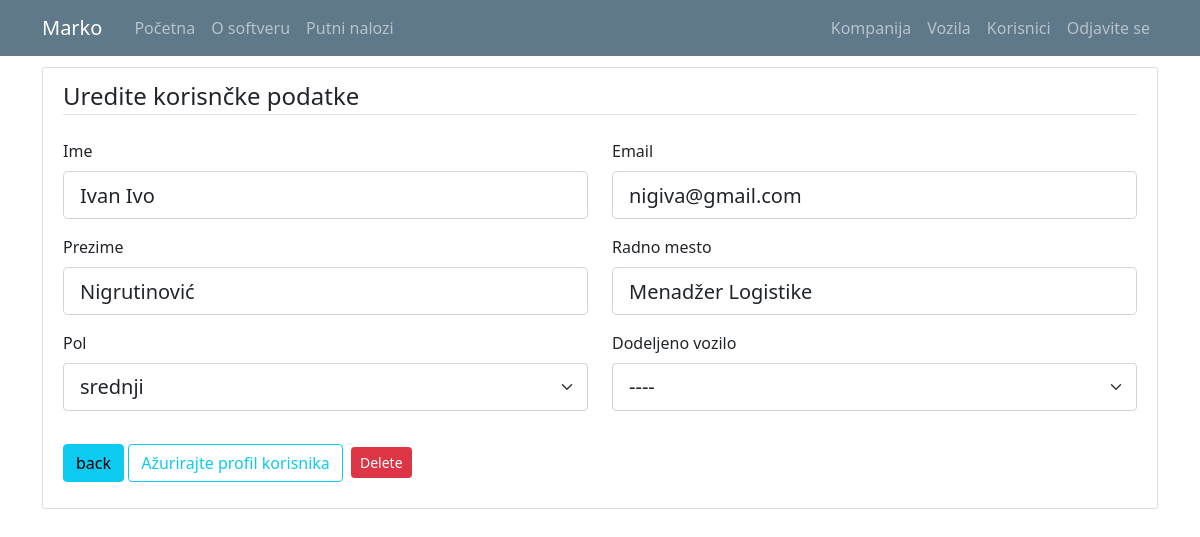
Before: /user/6 (signed in) with the older database file.
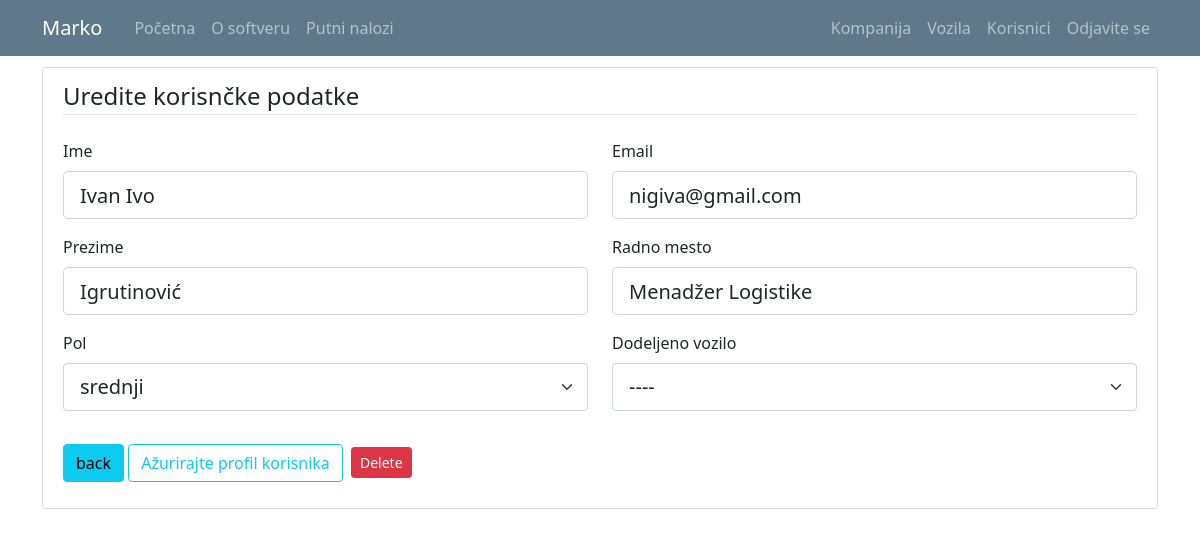
After: the same page with the newer database file.
### putninalozi/models.py (models this page shows, shortened)
class User(db.Model, UserMixin):
    id = db.Column(db.Integer, primary_key=True)
    email = db.Column(db.String(120), unique=True, nullable=False)
    password = db.Column(db.String(60), nullable = False)
    name = db.Column(db.String(20), unique=False, nullable=False)
    surname = db.Column(db.String(20), unique=False, nullable=False)
    gender = db.Column(db.String(1)) #(0, "srednji"), (1, "muški"), (2, "ženski")
    workplace = db.Column(db.String(20), unique=False, nullable=False)
    authorization = db.Column(db.String(10), nullable = False) # ovde treba da budu tipovi korisnika: S_admin, C_admin, C_user
    company_id = db.Column(db.Integer, db.ForeignKey('company.id'), nullable=True)
    default_vehicle = db.Column(db.Integer) #kod radnika koji imaju svoj auto, da bude podrazumevana vrednost id tog vozila
    travelwarrants = db.relationship('TravelWarrant', backref='travelwarrant_user', lazy=True)

### putninalozi/users/routes.py (the view)
@users.route("/user/<int:user_id>", methods=['GET', 'POST'])
def user_profile(user_id): #ovo je funkcija za editovanje user-a
    user = User.query.get_or_404(user_id)
    if not current_user.is_authenticated:
        flash('Da biste pristupili ovoj stranici treba da budete ulogovani.', 'danger')
        return redirect(url_for('users.login'))
    elif current_user.authorization != 's_admin' and current_user.authorization != 'c_admin':
        if current_user.id != user.id:
            abort(403)
    elif current_user.authorization == 's_admin':
        pass
    elif current_user.user_company.id != user.user_company.id:
        abort(403)
    form = UpdateUserForm()
    form.reset()
    form.default_vehicle.choices = [(0, "----")] + [(v.id, v.vehicle_type + "-" + v.vehicle_brand+" ("+v.vehicle_registration+")") for v in db.session.query(Vehicle.id,Vehicle.vehicle_type,Vehicle.vehicle_brand,Vehicle.vehicle_registration).filter_by(company_id=current_user.user_company.id).order_by('vehicle_type').all()]
    if form.validate_on_submit():
        user.name = form.name.data
        user.surname = form.surname.data
        user.workplace = form.workplace.data
        if user.email == form.email.data:
            user.email = form.email.data
        else:
            validate_email = User.query.filter_by(email=form.email.data).first()
            if validate_email:
                flash('Taj mejl je već postoji, izabeite drugači mejl', 'danger')
                return render_template('user.html', title="Uredite korisnčke podatke", user=user, form=form, legend='Uredite korisnčke podatke')
            else:
                user.email = form.email.data
        if current_user.authorization != 's_admin':
            user.authorization = user.authorization
        else:
            user.authorization = form.authorization.data
        user.gender = form.gender.data
        if current_user.authorization == 's_admin':
            user.company_id = form.company_id.data
        else:
            user.company_id = user.company_id
        user.default_vehicle = form.default_vehicle.data
        db.session.commit()
        flash('Profil je ažuriran.', 'success')
        return redirect(url_for('users.user_list'))
    elif request.method == 'GET':
        form.name.data = user.name
        form.surname.data = user.surname
        form.workplace.data = user.workplace
        form.email.data = user.email
        form.authorization.choices = [('c_user', 'USER'),('c_admin', 'ADMIN')]
        form.authorization.data = user.authorization
        form.gender.choices = [(0, 'srednji'),(1, 'muški'),(2, 'ženski')]
        form.gender.data = user.gender
        form.company_id.choices = [(c.id, c.companyname) for c in db.session.query(Company.id,Company.companyname).order_by('companyname').all()]
        form.company_id.data = str(user.company_id)
        form.default_vehicle.data = str(user.default_vehicle)
    return render_template('user.html', title="Uredite korisnčke podatke", user=user, form=form, legend='Uredite korisnčke podatke')

### putninalozi/users/forms.py
class UpdateUserForm(FlaskForm):
    email = StringField('Email', validators=[DataRequired(), Email()])
    name = StringField('Ime', validators=[DataRequired(), Length(min=2, max=20)])
    surname = StringField('Prezime', validators=[DataRequired(), Length(min=2, max=20)])
    gender = SelectField('Pol', validators=[DataRequired()], choices=[(0, 'srednji'), (1, 'muški'), (2, 'ženski')])
    workplace = StringField(label='Radno mesto', validators=[DataRequired(), Length(min=2, max=20)])
    authorization = SelectField('Nivo autorizacije', validators=[DataRequired()], choices = [('c_user', 'USER'),('c_admin', 'ADMIN')]) #[('c_user', 'USER'),('c_admin', 'ADMIN')]) # ovde treba da budu tipovi korisnika: S_admin, C_admin, C_user
    company_id = SelectField('Kompanija', choices = [(c.id, c.companyname) for c in db.session.query(Company.id,Company.companyname).order_by('companyname').all()]) #, choices=Company.query.all())
    default_vehicle = SelectField('Dodeljeno vozilo', validators=[DataRequired()], choices = [])
    submit = SubmitField('Ažurirajte profil korisnika')
    def reset(self):
        self.__init__()

### putninalozi/templates/user.html (shortened to what the changed rows need)
{% extends "layout.html" %}
{% block content %}
<div class="content-section">
    <form method="POST" action="">
        <fieldset class="form-group">
            <div class="row">
              <div class="col form-group">
                  {{ form.name.label(class="form-control-label") }}
                  {% if form.name.errors %}
                      {{ form.name(class="form-control form-control-lg is-invalid") }}
                      <div class="invalid-feedback">
                          {% for error in form.name.errors %}
                              <span>{{ error }}</span>
                          {% endfor %}
                      </div>
                  {% else %}
                      {{ form.name(class="form-control form-control-lg") }}
                  {% endif %}
              </div>
              <div class="col form-group">
                  {{ form.email.label(class="form-control-label") }}
                  {% if form.email.errors %}
                      {{ form.email(class="form-control form-control-lg is-invalid") }}
                      <div class="invalid-feedback">
                          {% for error in form.email.errors %}
                              <span>{{ error }}</span>
                          {% endfor %}
                      </div>
                  {% else %}
                      {{ form.email(class="form-control form-control-lg") }}
                  {% endif %}
              </div>
            </div>
            <div class="row">
              <div class="col form-group">
                  {{ form.surname.label(class="form-control-label") }}
                  {% if form.surname.errors %}
                      {{ form.surname(class="form-control form-control-lg is-invalid") }}
                      <div class="invalid-feedback">
                          {% for error in form.surname.errors %}
                              <span>{{ error }}</span>
                          {% endfor %}
                      </div>
                  {% else %}
                      {{ form.surname(class="form-control form-control-lg") }}
                  {% endif %}
              </div>
              <div class="col form-group">
                  {{ form.workplace.label(class="form-control-label") }}
                  {% if form.workplace.errors %}
                      {{ form.workplace(class="form-control form-control-lg is-invalid") }}
                      <div class="invalid-feedback">
                          {% for error in form.workplace.errors %}
                              <span>{{ error }}</span>
                          {% endfor %}
                      </div>
                  {% else %}
                      {{ form.workplace(class="form-control form-control-lg") }}
                  {% endif %}
              </div>
            </div>
            <div class="row">
              <div class="col form-group">
                  {{ form.gender.label(class="form-control-label") }}
                  {% if form.gender.errors %}
                      {{ form.gender(class="form-control form-control-lg is-invalid") }}
                      <div class="invalid-feedback">
                          {% for error in form.gender.errors %}
                              <span>{{ error }}</span>
                          {% endfor %}
                      </div>
                  {% else %}
                      {{ form.gender(class="form-select form-select-lg") }}
                  {% endif %}
              </div>
              <div class="col form-group">
                  {{ form.default_vehicle.label(class="form-control-label") }}
                  {% if form.default_vehicle.errors %}
                      {{ form.default_vehicle(class="form-control form-control-lg is-invalid") }}
                      <div class="invalid-feedback">
                          {% for error in form.default_vehicle.errors %}
                              <span>{{ error }}</span>
                          {% endfor %}
                      </div>
                  {% else %}
                      {{ form.default_vehicle(class="form-select form-select-lg") }}
                  {% endif %}
              </div>
            </div>
        </fieldset>
  </form>
</div>
{% endblock content%}

Changed rows visible on the page:
changed User "Ivan Ivo": surname "Nigrutinović" → "Igrutinović"
